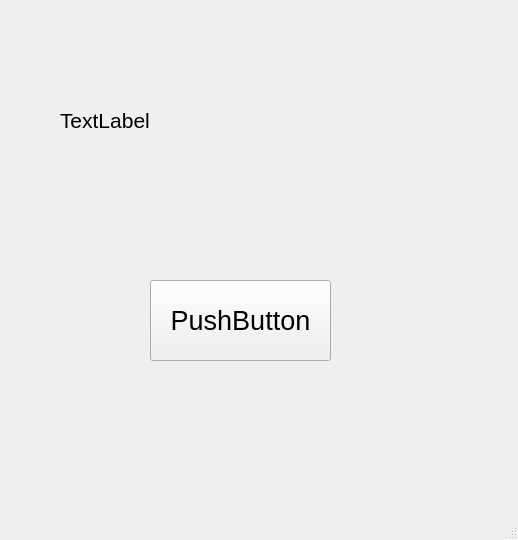
<?xml version="1.0" encoding="UTF-8"?>
<ui version="4.0">
 <class>MainWindow</class>
 <widget class="QMainWindow" name="MainWindow">
  <property name="geometry">
   <rect>
    <x>0</x>
    <y>0</y>
    <width>518</width>
    <height>540</height>
   </rect>
  </property>
  <property name="windowTitle">
   <string>MainWindow</string>
  </property>
  <widget class="QWidget" name="centralwidget">
   <widget class="QPushButton" name="pushButton">
    <property name="geometry">
     <rect>
      <x>150</x>
      <y>280</y>
      <width>181</width>
      <height>81</height>
     </rect>
    </property>
    <property name="font">
     <font>
      <pointsize>20</pointsize>
     </font>
    </property>
    <property name="text">
     <string>PushButton</string>
    </property>
   </widget>
   <widget class="QLabel" name="label">
    <property name="geometry">
     <rect>
      <x>60</x>
      <y>50</y>
      <width>301</width>
      <height>141</height>
     </rect>
    </property>
    <property name="font">
     <font>
      <pointsize>16</pointsize>
     </font>
    </property>
    <property name="text">
     <string>TextLabel</string>
    </property>
   </widget>
  </widget>
  <widget class="QStatusBar" name="statusbar"/>
  <widget class="QMenuBar" name="menubar">
   <property name="geometry">
    <rect>
     <x>0</x>
     <y>0</y>
     <width>518</width>
     <height>22</height>
    </rect>
   </property>
  </widget>
 </widget>
 <resources/>
 <connections/>
</ui>
